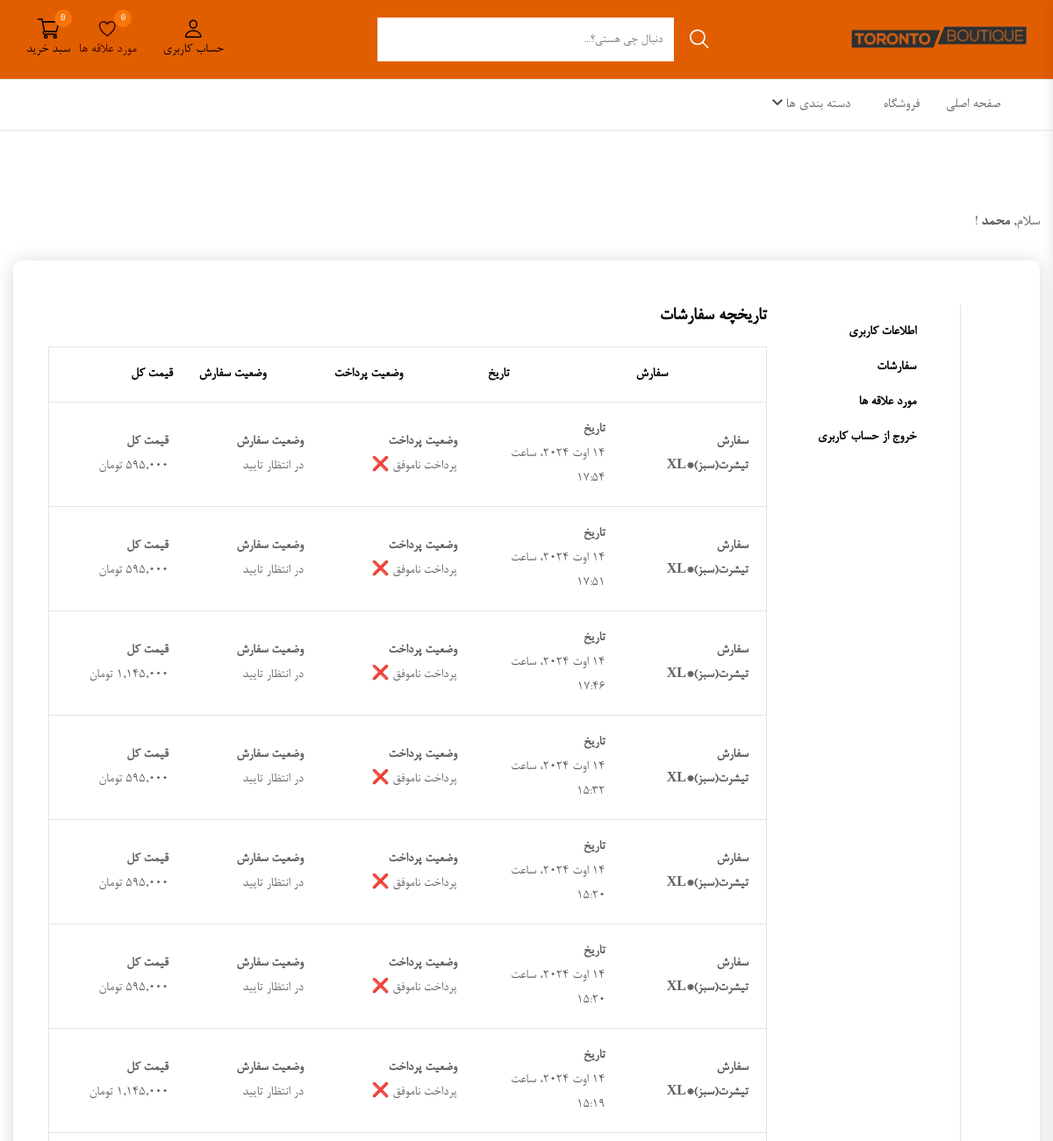
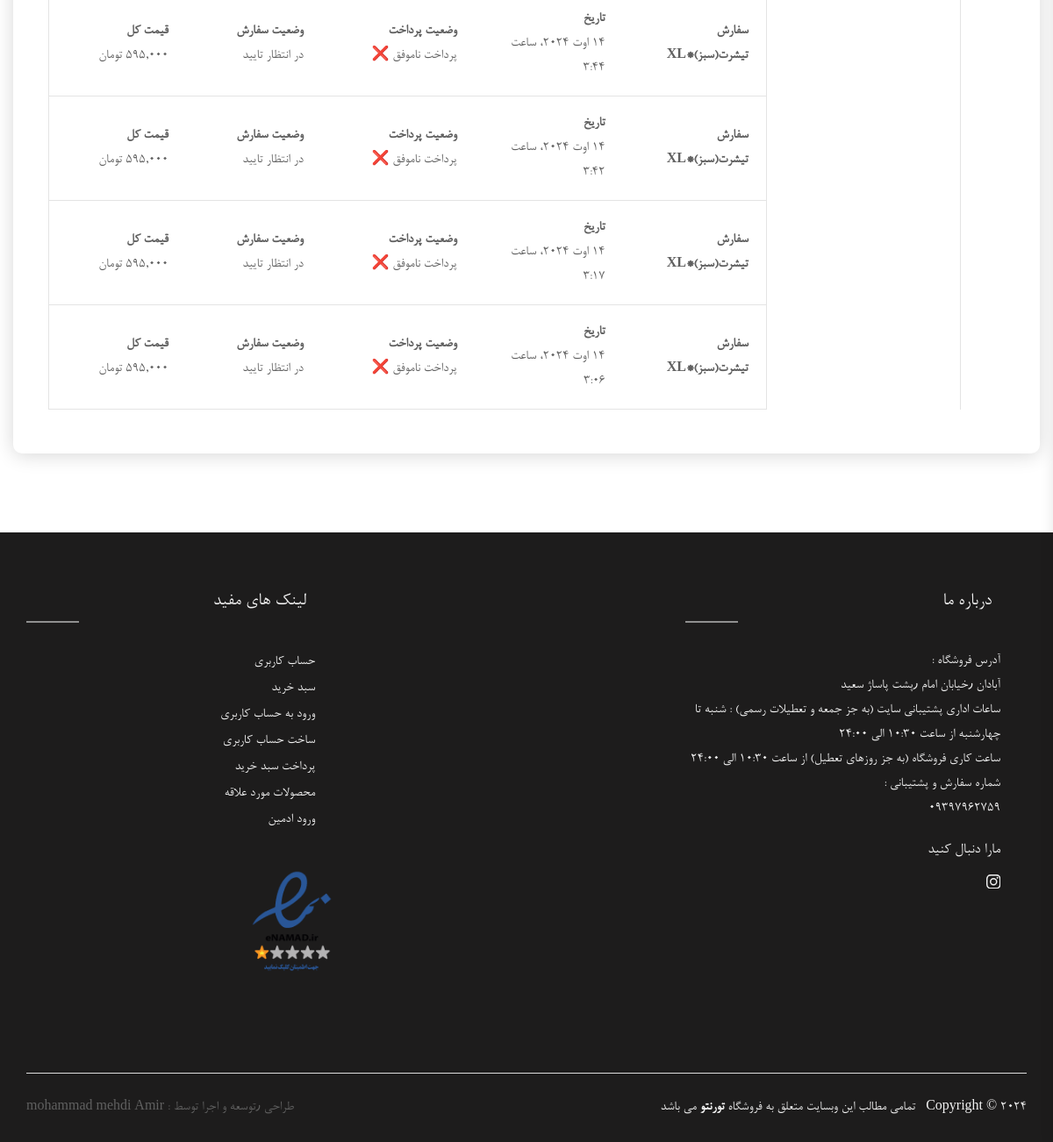
The app's page /order/orders/ (signed in) with its own data (2 pictures, top to bottom).
### accounts/models.py (models this page shows)
class Customuser(AbstractUser):
    phone_number=PhoneNumberField(region='IR')

### orders/models.py (models this page shows, shortened)
class order(models.Model):
    ORDER_OPTIONS = [
    ('در انتظار تایید', 'در انتظار تایید'),
    ( 'در حال آماده سازی', 'در حال آماده سازی'),
    ( 'ارسال شده', 'ارسال شده')
]
    user=models.ForeignKey(get_user_model(),on_delete=models.CASCADE,related_name='orders',null=True,verbose_name=_('customer :'))
    phone_number=PhoneNumberField(verbose_name=_('phone number :'))
    first_name=models.CharField(max_length=30,verbose_name=_('First Name :'))
    last_name=models.CharField(max_length=30,verbose_name=_('Last Name :'))
    province=models.ForeignKey(Province,on_delete=models.CASCADE,null=True,related_name='orders',verbose_name=_('province :'))
    city=models.CharField(max_length=50,verbose_name=_('city :'))
    address=models.CharField(max_length=150,verbose_name=_('address :'))
    postal_code=models.CharField(max_length=10,verbose_name=_('postal code :'),null=True,blank=True)
    datetime_order=models.DateTimeField(auto_now_add=True)
    datetime_order_modified=models.DateTimeField(auto_now=True)
    peyment_status=models.BooleanField(default=False,verbose_name=_('peyment_status :'))
    order_status =models.CharField(max_length=50,choices=ORDER_OPTIONS,null=True,default='در انتظار تایید',verbose_name=_('order_status :'))
    order_note=models.TextField(blank=True,verbose_name=_('Do You Have Any Note For This Order?'))
    total_price=models.PositiveIntegerField(null=True,blank=True,verbose_name=_('total order price:'))
    zarinpal_authority = models.CharField(max_length=225,blank=True,verbose_name=_(' zarinpal authority code:'))
    class NotEnoughException(Exception):
        def __init__(self, number):
            self.number = number
    class Meta:
        verbose_name_plural ='سفارشات'

class order_item(models.Model):
    order=models.ForeignKey(order,on_delete=models.CASCADE,related_name='items')
    product=models.ForeignKey(Product,on_delete=models.CASCADE,related_name='order_item',null=True,blank=True)
    size=models.CharField(max_length=50)
    color=models.CharField(max_length=50)
    price=models.PositiveIntegerField()
    quantity=models.PositiveIntegerField(default=1)
    total_price=models.PositiveIntegerField()

### products/models.py (models this page shows, shortened)
class Product(models.Model):
    title = models.CharField(max_length=120,verbose_name=_('name :'))
    price = models.IntegerField(verbose_name=_('price :'))
    status = models.BooleanField(default=True,verbose_name=_('status'))
    category = models.ForeignKey(
        Category, related_name='products', on_delete=models.PROTECT,verbose_name=_('category :'))
    discount=models.ForeignKey(Discount,on_delete=models.DO_NOTHING,related_name='products',null=True,blank=True,verbose_name=_('discount'))
    datetime_add = models.DateTimeField(auto_now_add=True,verbose_name=_(' add date'))
    datetime_edit = models.DateTimeField(auto_now=True,verbose_name=_('edite date'))
    image = models.ManyToManyField(Image, related_name='images',verbose_name=_('images :'))
    material=models.CharField(max_length=70,blank=True,verbose_name=_('material :'))
    des=RichTextField(blank=True,null=True,verbose_name=_(' decription :'))
    class Meta:
        verbose_name_plural='محصولات'
    def get_absolute_url(self):
        return reverse('product_detail', kwargs={'pk': self.id})

### orders/views.py (the view)
# urls.py: path('orders/',OrderListView.as_view(),name='order_list'),
class OrderListView(generic.ListView):
    model=order
    template_name='orders/order_list.html'
    def get_context_data(self, **kwargs: Any) -> dict[str, Any]:
        context=super().get_context_data(**kwargs)
        context['orders']=order.objects.prefetch_related('items').filter(user=self.request.user.id).order_by('-datetime_order')
        return context

### orders/templates/orders/order_list.html (shortened to what this page needs)
{% extends 'account/account_detail.html' %}
{% load custom_mathfilter %}
{% load humanize %}
{% load persian_number %}
{% load jalali_tags %}
{% block content2 %}
<div class="account__wrapper">
    <div class="account__content">
        <h2 class="account__content--title h3 mb-20">تاریخچه سفارشات</h2>
        <div class="account__table--area">
            <table class="account__table">
                <thead class="account__table--header">
                    <tr class="account__table--header__child">
                        <th class="account__table--header__child--items">سفارش</th>
                        <th class="account__table--header__child--items">تاریخ</th>
                        <th class="account__table--header__child--items">وضعیت پرداخت</th>
                        <th class="account__table--header__child--items">وضعیت سفارش</th>
                        <th class="account__table--header__child--items">قیمت کل</th>
                    </tr>
                </thead>
                <tbody class="account__table--body ">
                    {% for item in orders %}
                    <tr class="account__table--body__child">
                        <td class="account__table--body__child--items">
                            <strong>سفارش</strong>
                            {% for order_item in item.items.all %}
                             <a href="{{ order_item.product.get_absolute_url }}"> <b>{{order_item.product.title}}({{order_item.color}})*{{order_item.size}} </b></a><br>
                            {% endfor %}</span>
                        </td>
                        <td class="account__table--body__child--items">
                            <strong>تاریخ</strong>
                            <span>{{item.datetime_order|to_jalali:'%H:%M:%S - %Y/%m/%d'}}</span>
                        </td>
                        <td class="account__table--body__child--items">
                            <strong>وضعیت پرداخت</strong>
                            {% if item.peyment_status %}
                                <span>پرداخت موفق ✅</span>
                                {% else %}
                                <span>پرداخت ناموفق ❌</span>
                            {% endif %}
                        </td>
                        <td class="account__table--body__child--items">
                            <strong>وضعیت سفارش</strong>
                            <span>{{item.order_status}}</span>
                        </td>
                        <td class="account__table--body__child--items">
                            <strong>قیمت کل</strong>
                            <span>{{item.total_price|intcomma:False|to_persian}} تومان</span>
                        </td>
                    </tr>
                    {% endfor %}
                </tbody>
            </table>
        </div>
    </div>
</div>
{% endblock content2 %}

### accounts/templates/account/account_detail.html (shortened to what this page needs)
{% extends '_base.html' %}
{% load persian_number %}
{% load humanize %}
{% block content %}
<main class="main__content_wrapper">
    <section class="my__account--section section--padding">
        <div class="container">
            <p class="account__welcome--text">سلام, <strong>{{user.first_name}}</strong> !</p>
            <div class="my__account--section__inner border-radius-10 d-flex">
                <div class="account__left--sidebar">
                    <ul class="account__menu">
                        <li class="account__menu--list"><a href="{% url 'profile_info' %}">اطلاعات کاربری</a></li>
                        <li class="account__menu--list"><a href="{% url 'order_list' %}">سفارشات</a></li>
                        <li class="account__menu--list"><a href="{% url 'wishlist' %}">مورد علاقه ها</a></li>
                        <li class="account__menu--list"><a href="{% url 'account_logout' %}">خروج از حساب کاربری</a></li>
                    </ul>
                </div>
                {% block content2 %}
                {% endblock content2 %}
            </div>
        </div>
    </section>
</main>
{% endblock content %}

### records on screen
Customuser: first_name "محمد"
order: datetime_order|to_jalali "14 اوت 2024، ساعت 17:54", peyment_status "پرداخت ناموفق ❌", order_status "در انتظار تایید", total_price|to_persian "۵۹۵,۰۰۰"
order_item: product "تیشرت", color "سبز", size "XL"
order: datetime_order|to_jalali "14 اوت 2024، ساعت 17:51", peyment_status "پرداخت ناموفق ❌", order_status "در انتظار تایید", total_price|to_persian "۵۹۵,۰۰۰"
order_item: product "تیشرت", color "سبز", size "XL"
order: datetime_order|to_jalali "14 اوت 2024، ساعت 17:46", peyment_status "پرداخت ناموفق ❌", order_status "در انتظار تایید", total_price|to_persian "۱,۱۴۵,۰۰۰"
order_item: product "تیشرت", color "سبز", size "XL"
order: datetime_order|to_jalali "14 اوت 2024، ساعت 15:32", peyment_status "پرداخت ناموفق ❌", order_status "در انتظار تایید", total_price|to_persian "۵۹۵,۰۰۰"
order_item: product "تیشرت", color "سبز", size "XL"
order: datetime_order|to_jalali "14 اوت 2024، ساعت 15:20", peyment_status "پرداخت ناموفق ❌", order_status "در انتظار تایید", total_price|to_persian "۵۹۵,۰۰۰"
order_item: product "تیشرت", color "سبز", size "XL"
order: datetime_order|to_jalali "14 اوت 2024، ساعت 15:20", peyment_status "پرداخت ناموفق ❌", order_status "در انتظار تایید", total_price|to_persian "۵۹۵,۰۰۰"
order_item: product "تیشرت", color "سبز", size "XL"
order: datetime_order|to_jalali "14 اوت 2024، ساعت 15:19", peyment_status "پرداخت ناموفق ❌", order_status "در انتظار تایید", total_price|to_persian "۱,۱۴۵,۰۰۰"
order_item: product "تیشرت", color "سبز", size "XL"
order: datetime_order|to_jalali "14 اوت 2024، ساعت 3:44", peyment_status "پرداخت ناموفق ❌", order_status "در انتظار تایید", total_price|to_persian "۵۹۵,۰۰۰"
order_item: product "تیشرت", color "سبز", size "XL"
order: datetime_order|to_jalali "14 اوت 2024، ساعت 3:42", peyment_status "پرداخت ناموفق ❌", order_status "در انتظار تایید", total_price|to_persian "۵۹۵,۰۰۰"
order_item: product "تیشرت", color "سبز", size "XL"
order: datetime_order|to_jalali "14 اوت 2024، ساعت 3:17", peyment_status "پرداخت ناموفق ❌", order_status "در انتظار تایید", total_price|to_persian "۵۹۵,۰۰۰"
order_item: product "تیشرت", color "سبز", size "XL"
order: datetime_order|to_jalali "14 اوت 2024، ساعت 3:06", peyment_status "پرداخت ناموفق ❌", order_status "در انتظار تایید", total_price|to_persian "۵۹۵,۰۰۰"
order_item: product "تیشرت", color "سبز", size "XL"

### other values on screen
{{ user.customer.wishlists.all|length }} "0"
{{ cart|length }} "0"
